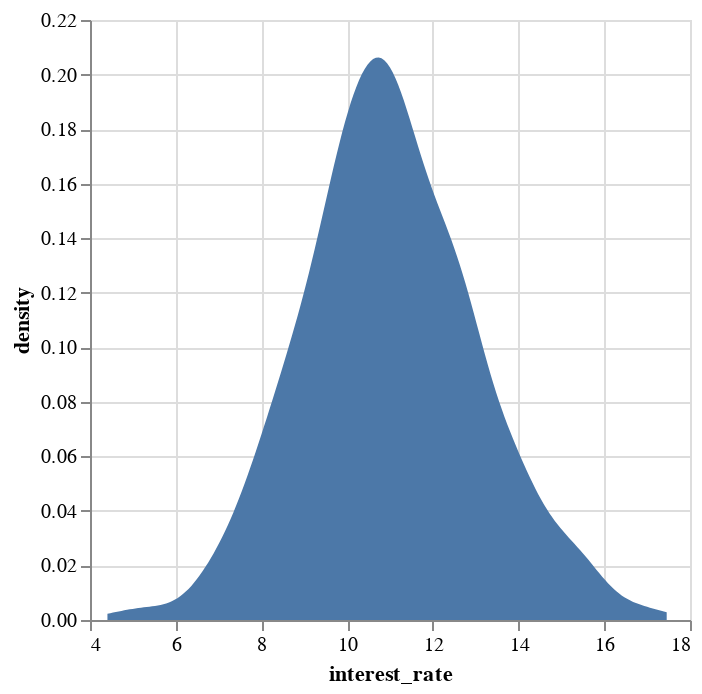

Notebook source saved alongside this figure:
### Markdown cell above
### Kernel density estimate plot

### Code cell
# Kernel density estimate (KDE) plot
alt.Chart(df_normal).transform_density(
    'interest_rate',
    as_=['interest_rate', 'density'],
).mark_area().encode(
    x="interest_rate",
    y='density:Q',
)

### Figure 1 — Vega-Lite specification as saved in the notebook (floating-point values rounded to 4 significant figures; data arrays with more than 128 entries replaced by an {"elided": "..."} marker saying what was removed)
{"config": {"view": {"continuousWidth": 300, "continuousHeight": 300}}, "data": {"name": "data-b242a0cce628bdce4ccb5b208114747c"}, "mark": {"type": "area"}, "encoding": {"x": {"field": "interest_rate", "type": "quantitative"}, "y": {"field": "density", "type": "quantitative"}}, "transform": [{"density": "interest_rate", "as": ["interest_rate", "density"]}], "$schema": "https://vega.github.io/schema/vega-lite/v5.6.1.json", "datasets": {"data-b242a0cce628bdce4ccb5b208114747c": {"elided": "1000 records"}}}
